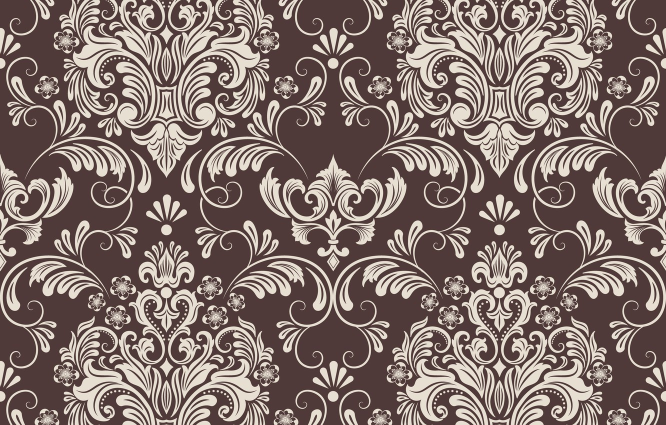
#> input picture 8sem/results/input/wallpaper.png, 1332 x 850 px (shown at 1/2 size)
$ python main.py
#> lines starting #> are read from the running program, lines starting #| are printed output that depends on the picture
import os

import numpy as np
from PIL import Image
from matplotlib import pyplot as plt


def load_image(image_path):
#> called with image_path = '../input/wallpaper.png'
    image = Image.open(image_path).convert('L')
    return np.array(image)


def glcm_matrix(image, distance, angle):
    rows, cols = image.shape
    glcm = np.zeros((256, 256), dtype=int)

    if angle == 0:
        offset = (0, distance)
    elif angle == 45:
        offset = (-distance, distance)
    elif angle == 90:
        offset = (-distance, 0)
    elif angle == 135:
        offset = (-distance, -distance)
    elif angle == 180:
        offset = (0, -distance)
    elif angle == 225:
        offset = (distance, -distance)
    elif angle == 270:
        offset = (distance, 0)
    elif angle == 315:
        offset = (distance, distance)

    for i in range(rows):
        for j in range(cols):
            if 0 <= i + offset[0] < rows and 0 <= j + offset[1] < cols:
                pixel_value = image[i, j]
                neighbor_value = image[i + offset[0], j + offset[1]]
                glcm[pixel_value, neighbor_value] += 1

    return glcm


def calculate_features(glcm):
    total_pairs = np.sum(glcm)
    av = np.mean(glcm)
    d = np.max(glcm) - np.min(glcm)
    return av, d

image_path = '../input/wallpaper.png'
image = load_image(image_path)

# Получение базового имени файла без пути и расширения
base_filename = os.path.splitext(os.path.basename(image_path))[0]

# Сохранение grayscale версии исходного изображения
grayscale_image_filename = f'output/{base_filename}_grayscale.png'
grayscale_image_pil = Image.fromarray(image)
grayscale_image_pil.save(grayscale_image_filename)

distance = 2
angles = [45, 135, 225, 315]

glcm_total = np.zeros((256, 256), dtype=int)
for angle in angles:
    glcm = glcm_matrix(image, distance, angle)
    glcm_total += glcm

glcm_normalized = glcm_total / glcm_total.sum()

av, d = calculate_features(glcm_normalized)
#> in calculate_features, `total_pairs = np.sum(glcm)`: total_pairs = 1
#> in calculate_features, `av = np.mean(glcm)`: av = 1.53e-05
#> in calculate_features, `d = np.max(glcm) - np.min(glcm)`: d = 0.236
#> av = 1.53e-05; d = 0.236


features_filename = f'output/{base_filename}_features.txt'
with open(features_filename, 'w') as f:
    f.write(f"Average Value (AV): {av}\n")
    f.write(f"Difference (D): {d}\n")

visualization_filename = f'output/{base_filename}_haralick.png'
plt.figure(figsize=(10, 8))
plt.title('GLCM')
plt.imshow(glcm_total, cmap='gray', vmin=0, vmax=glcm_total.max())
plt.colorbar()
plt.savefig(visualization_filename)
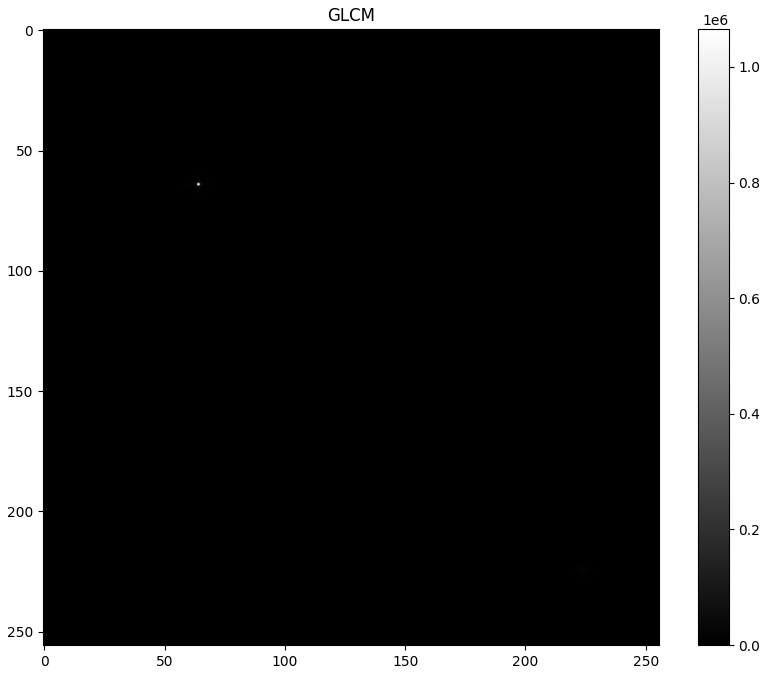
#> figure drawn by matplotlib, 2 panels
plt.close()


def power_transform(image, gamma):
#> called with gamma = 2
    norm_image = image / 255.0
    transformed_image = np.power(norm_image, gamma)
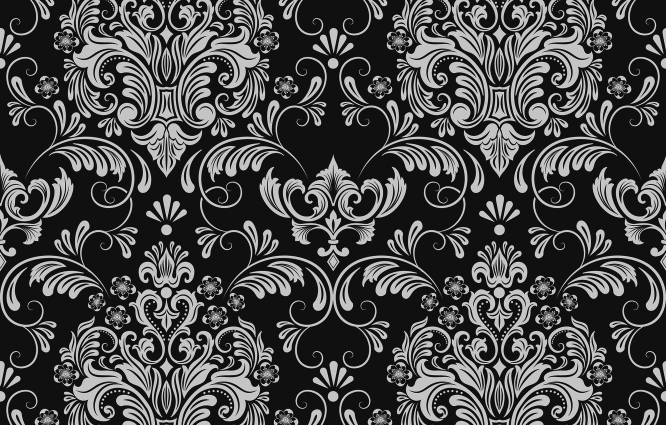
#> transformed_image: shape (850, 1332) float64 (shown at 1/2 size); min 0.00444, max 0.984, mean 0.298
    transformed_image = (transformed_image * 255).astype(np.uint8)
    return transformed_image

gamma = 2.0
transformed_image = power_transform(image, gamma)
transformed_image_filename = f'output/{base_filename}_transformed.png'
transformed_image_pil = Image.fromarray(transformed_image)
transformed_image_pil.save(transformed_image_filename)


glcm_total_transformed = np.zeros((256, 256), dtype=int)
for angle in angles:
    glcm = glcm_matrix(transformed_image, distance, angle)
    glcm_total_transformed += glcm


av_transformed, d_transformed = calculate_features(glcm_total_transformed)
#> av_transformed = 68.84; d_transformed = 1167594


features_filename_transformed = f'output/{base_filename}_features_transformed.txt'
with open(features_filename_transformed, 'w') as f:
    f.write(f"Average Value (AV): {av_transformed}\n")
    f.write(f"Difference (D): {d_transformed}\n")


visualization_filename_transformed = f'output/{base_filename}_haralick_transformed.png'
plt.figure(figsize=(10, 8))
plt.title('GLCM Transformed')
plt.imshow(glcm_total_transformed, cmap='gray', vmin=0, vmax=glcm_total_transformed.max())
plt.colorbar()
plt.savefig(visualization_filename_transformed)
plt.close()
